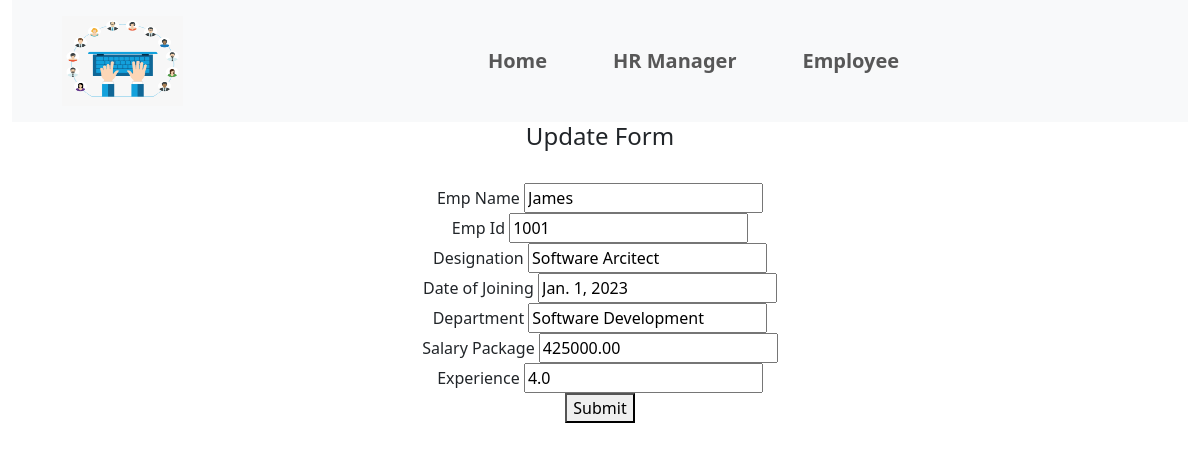
Page /update/5 on the committed database.
### app/models.py (models this page shows)
class Employee(models.Model):
    Emp_Name=models.CharField(max_length=20)
    Emp_Id=models.IntegerField()
    Designation=models.CharField(max_length=20)
    Date_of_Joining=models.DateField()
    Department=models.CharField(max_length=25)
    Salary_Package=models.DecimalField(max_digits=10, decimal_places=2)
    Experience=models.FloatField()

### app/views.py (the view)
# urls.py: path('update/<int:id>', views.update),
def update(request,id):
	e=Employee.objects.get(id=id)
	if request.method=='POST':
		form=EmployeeForm(request.POST, instance=e)
		if form.is_valid():
			form.save()
			return redirect('/empdata')
	return render(request,'app/select.html',{'e':e})

### app/middle.py (called while the page is built)
    def __call__(self,request):
        response = self.get_response(request)
        return response

### templates/app/select.html (shortened to what this page needs)
{%extends 'app/home.html'%}
{%load static%}
{%block body_block%}
<center>
	<h4>Update Form</h4>
	<br>
	<form method="POST">
        Emp Name  <input type="text" name="Emp_Name" value="{{e.Emp_Name}}"><br>
		Emp Id    <input type="text" name="Emp_Id" value="{{e.Emp_Id}}"><br>
		Designation  <input type="text" name="Designation" value="{{e.Designation}}"><br>
		Date of Joining  <input type="text" name="Date_of_Joining" value="{{e.Date_of_Joining}}"><br>
		Department <input type="text" name="Department" value="{{e.Department}}"><br>
		Salary Package <input type="text" name="Salary_Package" value="{{e.Salary_Package}}"><br>
		Experience <input type="text" name="Experience" value="{{e.Experience}}"><br>
        <button>Submit</button>
    </form>
</center>
{%endblock%}

### static/css/style.css (style rules this page uses)
* { box-sizing: border-box; margin: 0; }

### rows in the picture
Employee: Emp_Name "James", Emp_Id "1001", Designation "Software Arcitect", Date_of_Joining "Jan. 1, 2023", Department "Software Development", Salary_Package "425000.00", Experience "4.0"
